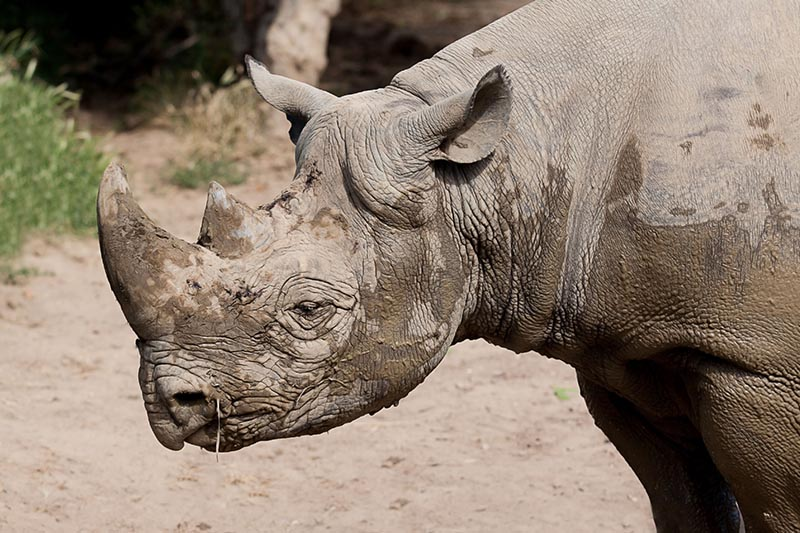
#> input picture animals/rhino2/051.jpg, 800 x 533 px, found by its file name; its folder holds only this picture in this run
$ python resize_imgs.py
#> lines starting #> are read from the running program, lines starting #| are printed output that depends on the picture
import shutil
import os
import cv2

path = "/home/msnuel/trab-final-cv/animals/rhino2"
dirs = os.listdir( path )

import numpy as np

for file in dirs:
    if file.endswith('jpg'):

        annot_file = f'{path}/{file[:-3]}txt'

        im = cv2.imread(f'{path}/{file}')
#> im is the input picture: shape (533, 800, 3); mean B, G, R 111.4, 125.9, 141.3

        im_h, im_w = im.shape[0], im.shape[1]
#> im_h = 533; im_w = 800
        img_shape = (im_h,im_w)
#> img_shape = (533, 800)

        reshaped_img_shape = (256, 256)

        scale = np.flipud(np.divide(reshaped_img_shape, img_shape))
#> scale = [0.32, 0.48]

        im_resized = cv2.resize(im, reshaped_img_shape, interpolation = cv2.INTER_AREA)
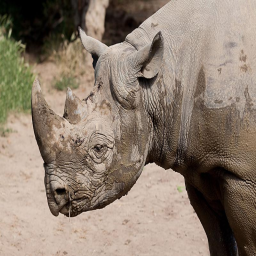
#> im_resized: shape (256, 256, 3); mean B, G, R 111.4, 125.9, 141.3

#> (the run stopped early here; a loop or call above may not have finished)

$ run again, on animals/rhino2/125.jpg
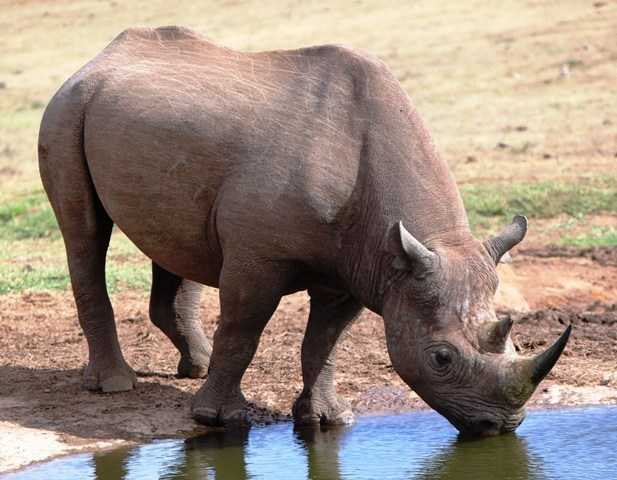
#> input picture animals/rhino2/125.jpg, 617 x 480 px, found by its file name
#> im is the input picture: shape (480, 617, 3); mean B, G, R 126.7, 138.6, 154.9
#> `im_resized = cv2.resize(im, reshaped_img_shape, interpolation = cv2.IN..`:
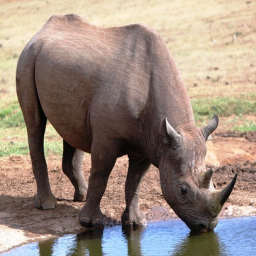
#> im_resized: shape (256, 256, 3); mean B, G, R 126.7, 138.6, 154.9

$ run again, on animals/rhino2/132.jpg
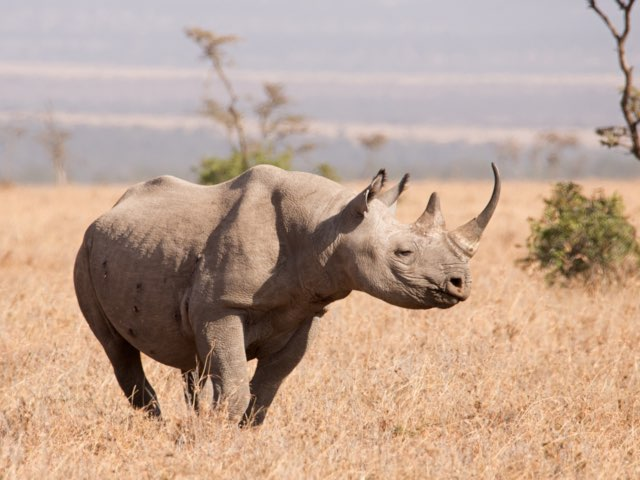
#> input picture animals/rhino2/132.jpg, 640 x 480 px, found by its file name
#> im is the input picture: shape (480, 640, 3); mean B, G, R 145.7, 162.8, 189.2
#> `im_resized = cv2.resize(im, reshaped_img_shape, interpolation = cv2.IN..`:
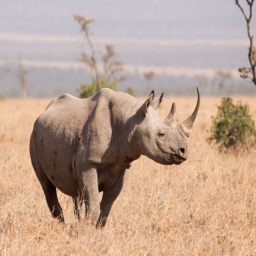
#> im_resized: shape (256, 256, 3); mean B, G, R 145.7, 162.8, 189.2

$ run again, on animals/rhino2/189.jpg
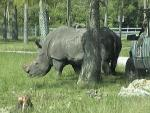
#> input picture animals/rhino2/189.jpg, 150 x 113 px, found by its file name
#> im is the input picture: shape (113, 150, 3); mean B, G, R 97.7, 132.4, 117.3
#> `im_resized = cv2.resize(im, reshaped_img_shape, interpolation = cv2.IN..`:
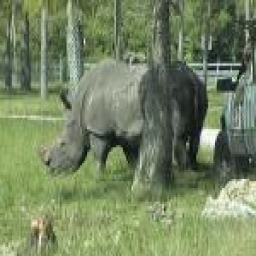
#> im_resized: shape (256, 256, 3); mean B, G, R 97.7, 132.3, 117.2

$ run again, on animals/rhino2/061.jpg
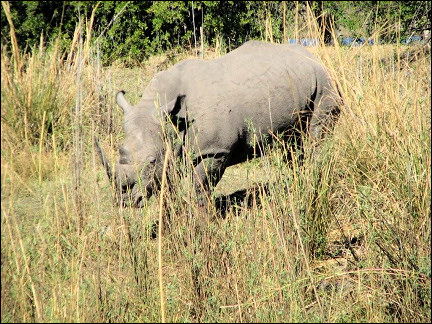
#> input picture animals/rhino2/061.jpg, 432 x 324 px, found by its file name
#> im is the input picture: shape (324, 432, 3); mean B, G, R 106, 151.6, 164.6
#> `im_resized = cv2.resize(im, reshaped_img_shape, interpolation = cv2.IN..`:
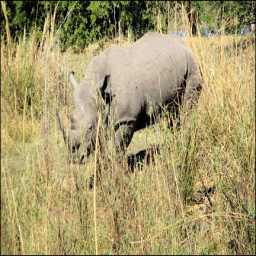
#> im_resized: shape (256, 256, 3); mean B, G, R 106, 151.6, 164.6
